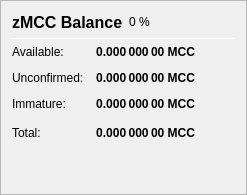
                   <widget class="QFrame" name="frame_ZerocoinBalances">
                    <property name="frameShape">
                     <enum>QFrame::StyledPanel</enum>
                    </property>
                    <property name="frameShadow">
                     <enum>QFrame::Raised</enum>
                    </property>
                    <layout class="QVBoxLayout" name="verticalLayout_7">
                     <item>
                      <layout class="QHBoxLayout" name="horizontalLayout_8" stretch="0,0,0">
                       <item>
                        <widget class="QLabel" name="label_5z_3">
                         <property name="minimumSize">
                          <size>
                           <width>0</width>
                           <height>20</height>
                          </size>
                         </property>
                         <property name="font">
                          <font>
                           <pointsize>12</pointsize>
                           <weight>75</weight>
                           <bold>true</bold>
                          </font>
                         </property>
                         <property name="text">
                          <string>zMCC Balance</string>
                         </property>
                        </widget>
                       </item>
                       <item>
                        <widget class="QLabel" name="labelzMCCPercent">
                         <property name="text">
                          <string notr="true">0 %</string>
                         </property>
                        </widget>
                       </item>
                       <item>
                        <spacer name="horizontalSpacer_11">
                         <property name="orientation">
                          <enum>Qt::Horizontal</enum>
                         </property>
                         <property name="sizeHint" stdset="0">
                          <size>
                           <width>40</width>
                           <height>20</height>
                          </size>
                         </property>
                        </spacer>
                       </item>
                      </layout>
                     </item>
                     <item>
                      <widget class="Line" name="line_ZerocoinBalance">
                       <property name="minimumSize">
                        <size>
                         <width>0</width>
                         <height>1</height>
                        </size>
                       </property>
                       <property name="maximumSize">
                        <size>
                         <width>16777215</width>
                         <height>1</height>
                        </size>
                       </property>
                       <property name="orientation">
                        <enum>Qt::Horizontal</enum>
                       </property>
                      </widget>
                     </item>
                     <item>
                      <layout class="QGridLayout" name="gridLayout_5">
                       <property name="spacing">
                        <number>12</number>
                       </property>
                       <item row="1" column="0">
                        <widget class="QLabel" name="labelzBalanceMatureText">
                         <property name="toolTip">
                          <string>Mature: more than 20 confirmation and more than 1 mint of the same denomination after it was minted.
These zMCC are spendable.</string>
                         </property>
                         <property name="text">
                          <string>Available:</string>
                         </property>
                        </widget>
                       </item>
                       <item row="1" column="1">
                        <widget class="QLabel" name="labelzBalanceMature">
                         <property name="font">
                          <font>
                           <weight>75</weight>
                           <bold>true</bold>
                          </font>
                         </property>
                         <property name="toolTip">
                          <string>Mature: more than 20 confirmation and more than 1 mint of the same denomination after it was minted.
These zMCC are spendable.</string>
                         </property>
                         <property name="text">
                          <string notr="true">0.000 000 00 MCC</string>
                         </property>
                         <property name="alignment">
                          <set>Qt::AlignRight|Qt::AlignTrailing|Qt::AlignVCenter</set>
                         </property>
                        </widget>
                       </item>
                       <item row="2" column="0">
                        <widget class="QLabel" name="labelzBalanceUnconfirmedText">
                         <property name="toolTip">
                          <string>Unconfirmed: less than 20 confirmations
Immature: confirmed, but less than 1 mint of the same denomination after it was minted</string>
                         </property>
                         <property name="text">
                          <string>Unconfirmed:</string>
                         </property>
                        </widget>
                       </item>
                       <item row="2" column="1">
                        <widget class="QLabel" name="labelzBalanceUnconfirmed">
                         <property name="font">
                          <font>
                           <weight>75</weight>
                           <bold>true</bold>
                          </font>
                         </property>
                         <property name="toolTip">
                          <string>Unconfirmed: less than 20 confirmations
Immature: confirmed, but less than 1 mint of the same denomination after it was minted</string>
                         </property>
                         <property name="text">
                          <string notr="true">0.000 000 00 MCC</string>
                         </property>
                         <property name="alignment">
                          <set>Qt::AlignRight|Qt::AlignTrailing|Qt::AlignVCenter</set>
                         </property>
                        </widget>
                       </item>
                       <item row="3" column="0">
                        <widget class="QLabel" name="labelzBalanceImmatureText">
                         <property name="toolTip">
                          <string>Unconfirmed: less than 20 confirmations
Immature: confirmed, but less than 1 mint of the same denomination after it was minted</string>
                         </property>
                         <property name="text">
                          <string>Immature:</string>
                         </property>
                        </widget>
                       </item>
                       <item row="3" column="1">
                        <widget class="QLabel" name="labelzBalanceImmature">
                         <property name="font">
                          <font>
                           <weight>75</weight>
                           <bold>true</bold>
                          </font>
                         </property>
                         <property name="toolTip">
                          <string>Unconfirmed: less than 20 confirmations
Immature: confirmed, but less than 1 mint of the same denomination after it was minted</string>
                         </property>
                         <property name="text">
                          <string notr="true">0.000 000 00 MCC</string>
                         </property>
                         <property name="alignment">
                          <set>Qt::AlignRight|Qt::AlignTrailing|Qt::AlignVCenter</set>
                         </property>
                        </widget>
                       </item>
                       <item row="4" column="0">
                        <widget class="QLabel" name="labelzBalanceText">
                         <property name="toolTip">
                          <string>Your current zMCC balance, unconfirmed and immature zMCC included.</string>
                         </property>
                         <property name="text">
                          <string>Total:</string>
                         </property>
                        </widget>
                       </item>
                       <item row="4" column="1">
                        <widget class="QLabel" name="labelzBalance">
                         <property name="font">
                          <font>
                           <weight>75</weight>
                           <bold>true</bold>
                          </font>
                         </property>
                         <property name="cursor">
                          <cursorShape>IBeamCursor</cursorShape>
                         </property>
                         <property name="toolTip">
                          <string>Your current zMCC balance, unconfirmed and immature zMCC included.</string>
                         </property>
                         <property name="text">
                          <string notr="true">0.000 000 00 MCC</string>
                         </property>
                         <property name="alignment">
                          <set>Qt::AlignRight|Qt::AlignTrailing|Qt::AlignVCenter</set>
                         </property>
                         <property name="textInteractionFlags">
                          <set>Qt::LinksAccessibleByMouse|Qt::TextSelectableByKeyboard|Qt::TextSelectableByMouse</set>
                         </property>
                        </widget>
                       </item>
                       <item row="4" column="2">
                        <spacer name="horizontalSpacer_4">
                         <property name="orientation">
                          <enum>Qt::Horizontal</enum>
                         </property>
                         <property name="sizeHint" stdset="0">
                          <size>
                           <width>40</width>
                           <height>20</height>
                          </size>
                         </property>
                        </spacer>
                       </item>
                      </layout>
                     </item>
                     <item>
                      <spacer name="verticalSpacer_4">
                       <property name="orientation">
                        <enum>Qt::Vertical</enum>
                       </property>
                       <property name="sizeHint" stdset="0">
                        <size>
                         <width>20</width>
                         <height>40</height>
                        </size>
                       </property>
                      </spacer>
                     </item>
                    </layout>
                   </widget>
